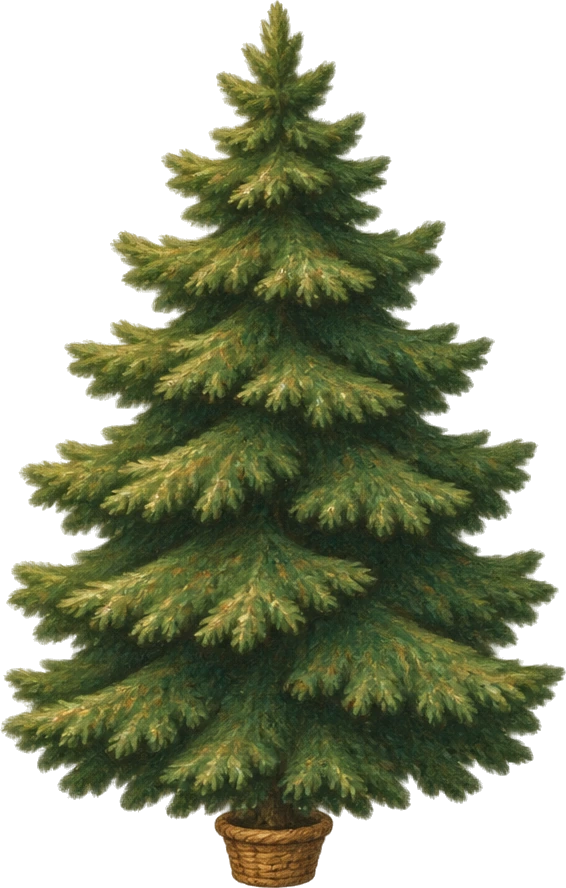
#> input picture assets/pine.webp, 566 x 888 px
$ python prepare_sprays.py
#> lines starting #> are read from the running program, lines starting #| are printed output that depends on the picture
"""Cut three overlapping pine sprays from the project's painted pine illustration."""
from pathlib import Path
from PIL import Image, ImageDraw, ImageFilter, ImageChops

root = Path(__file__).resolve().parent
pine = Image.open(root.parent / "assets/pine.webp").convert("RGBA")
#> pine is the input picture: PIL image 566x888 RGBA; mean R, G, B, A 71.4, 77, 40.3, 138.1
# Each outline follows a differently angled bough from its dark root to its needle tips.
outlines = [
    [(13,465),(104,450),(179,429),(247,410),(226,450),(203,489),(174,507),(154,525),(136,517),(113,535),(95,518),(67,531),(47,509),(16,510)],
    [(0,566),(88,555),(150,531),(237,512),(213,560),(191,597),(177,624),(155,628),(144,642),(119,626),(96,639),(78,628),(46,644),(37,625),(3,616)],
    [(261,629),(309,633),(354,650),(410,641),(455,652),(505,661),(562,659),(562,700),(528,721),(508,710),(494,729),(474,718),(457,731),(436,708),(421,720),(404,699),(389,709),(366,684),(345,696),(320,671),(297,678)],
]
for i, outline in enumerate(outlines):
    mask=Image.new("L",pine.size)
    ImageDraw.Draw(mask).polygon(outline,fill=255)
    mask=mask.filter(ImageFilter.GaussianBlur(2))
    tile=pine.copy()
    tile.putalpha(ImageChops.multiply(mask,pine.getchannel("A")))
    tile=tile.crop(tile.getbbox())
    if i<2: tile=tile.transpose(Image.Transpose.FLIP_LEFT_RIGHT)
    tile.save(root / "textures" / f"spray-{i}.png")
#> this loop made 3 passes
#> pass 1, `mask=mask.filter(ImageFilter.GaussianBlur(2))`:
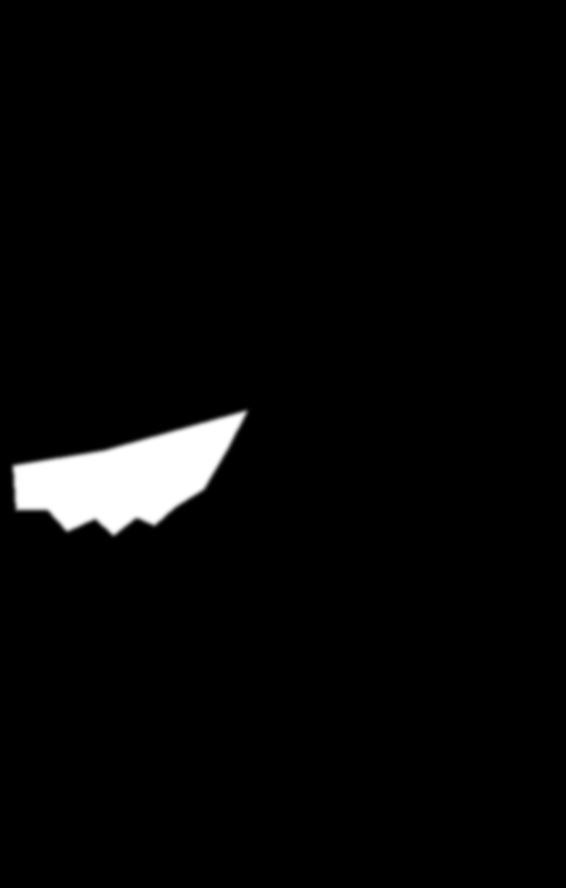
#> mask: PIL image 566x888 L; min 0, max 255, mean 7.6
#> pass 1, `tile=tile.crop(tile.getbbox())`:
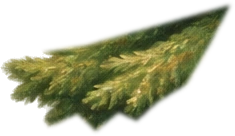
#> tile: PIL image 235x136 RGBA; mean R, G, B, A 91.6, 96.7, 48.4, 109.2; transparent parts drawn white
#> pass 1, `if i<2: tile=tile.transpose(Image.Transpose.FLIP_LEFT_RIGHT)`:
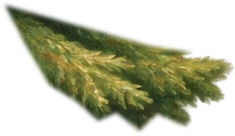
#> tile: PIL image 235x136 RGBA; mean R, G, B, A 91.6, 96.7, 48.4, 109.2; transparent parts drawn white
#> after the loop:
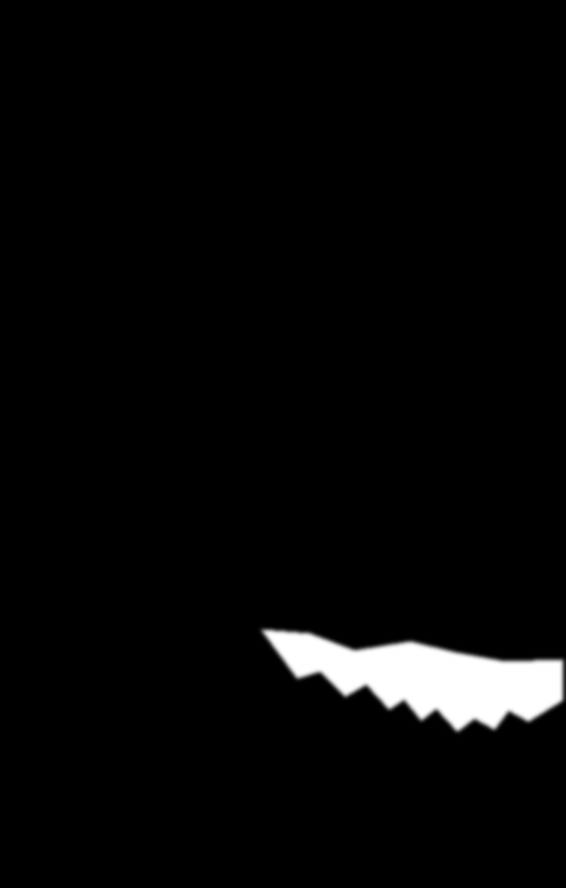
#> mask: PIL image 566x888 L; min 0, max 255, mean 8
#> after the loop:
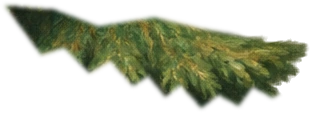
#> tile: PIL image 310x113 RGBA; mean R, G, B, A 70.1, 81.4, 44.1, 109.2; transparent parts drawn white

# Paint open terminal shoots on a transparent atlas. Branch colour is sampled
# from each extracted bough so sunlit needles and their shaded bases match it.
import math
import random
import numpy as np
for variant in range(3):
    source=np.array(Image.open(root/'textures'/f'spray-{variant}.png'))
    pixels=source[:,:,:3][source[:,:,3]>220]
    pixels=pixels[np.argsort(pixels @ np.array([.24,.62,.14]))]
    def shade(t):
        return tuple(int(c) for c in pixels[int(min(.98,max(.01,t))*(len(pixels)-1))])
    rng=random.Random(841+variant)
    tile=Image.new('RGBA',(600,330))
#> tile: PIL image 600x330 RGBA; every value is 0
    ink=ImageDraw.Draw(tile)
    def stem(points,color,width):
        ink.line(points,fill=color,width=width,joint='curve')
    def twig(x,y,angle,length,scale):
        end=(x+math.cos(angle)*length,y+math.sin(angle)*length)
        stem([(x,y),end],shade(.18),max(1,int(scale*3)))
        for j in range(33):
            t=j/33
            cx=x+math.cos(angle)*length*t;cy=y+math.sin(angle)*length*t
            for sign in [-1,1]:
                a=angle+sign*rng.uniform(.42,1.08)
                size=scale*(1-.62*t)*rng.uniform(13,28)
                dx,dy=math.cos(a)*size,math.sin(a)*size
                width=scale*rng.uniform(1.1,2.4)
                c=rng.uniform(.20,.67)+.21*t
                ink.polygon([(cx,cy),(cx+dx*.45-dy/size*width,cy+dy*.45+dx/size*width),(cx+dx,cy+dy),(cx+dx*.46+dy/size*width*.5,cy+dy*.46-dx/size*width*.5)],fill=shade(c))
                if rng.random()<.28:
                    stem([(cx+dx*.56,cy+dy*.56),(cx+dx,cy+dy)],shade(min(.98,c+.18)),1)
    for i in range(38):
        t=i/39
        x=12+535*t;y=167+11*math.sin(t*4+variant)
        for sign in [-1,1]:
            angle=sign*rng.uniform(.58,.99)
            length=(1-t*.83)*rng.uniform(125,168)
            twig(x,y,angle,length,1.10)
            twig(x,y+sign*3,angle*.59,length*.88,1.05)
#> this loop made 38 passes
#> (t, x, y) on passes 3, 4, 6, 9, 10, 11, 12, 13, 14, 15, 16, 18: (0.0513, 39.44, 169.2), (0.0769, 53.15, 170.3), (0.128, 80.59, 172.4), (0.205, 121.7, 175), (0.231, 135.5, 175.8), (0.256, 149.2, 176.4), (0.282, 162.9, 176.9), (0.308, 176.6, 177.4), (0.333, 190.3, 177.7), (0.359, 204.1, 177.9), (0.385, 217.8, 178), (0.436, 245.2, 177.8)
    twig(458,164,.02,121,.98)
    tile.resize((360,198),Image.Resampling.LANCZOS).save(root/'textures'/f'spray-{variant}.png')
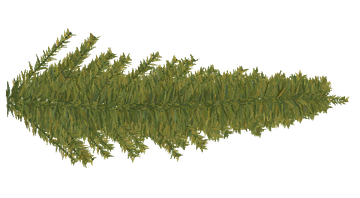
#> saved as spray-0.png: PIL image 360x198 RGBA; mean R, G, B, A 38.8, 40.7, 18.6, 83.7; transparent parts drawn white
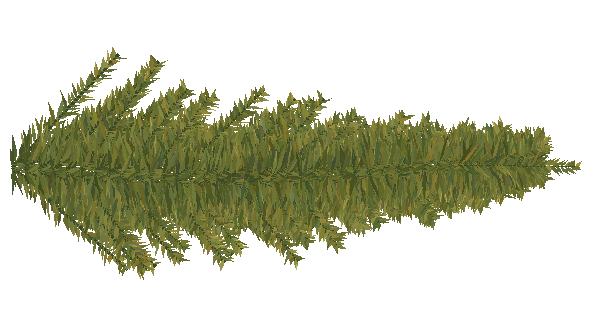
#> tile: PIL image 600x330 RGBA; mean R, G, B, A 33.6, 35.5, 16.3, 83.8; transparent parts drawn white
